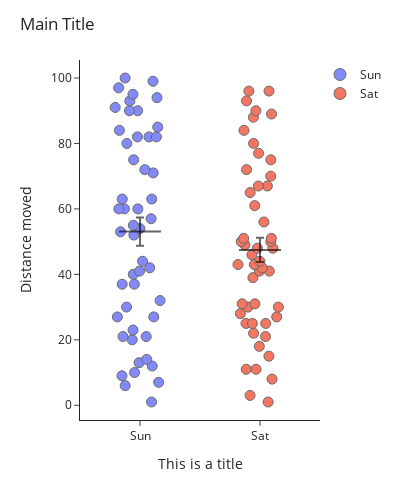

The code cell stored with this chart in its notebook:
### Code cell
"""
https://community.plotly.com/t/how-to-show-overlap-points-in-scatter-plot/24148/14
"""
import pandas as pd
import plotly.graph_objects as go
import plotly.express as px

# import plotly.io as io
# io.renderers.default = 'svg'

df = pd.read_excel("https://www.dropbox.com/s/za5e81lksyipztm/tips_2.xlsx?dl=1")

fig = px.strip(df, x='day', y='total_bill', color="day").update_traces(jitter = 1,
                                                                       opacity=0.8,
                                                                       marker_size=10,
                                                                       marker_line_width=1)

# Group and calculate the mean and sem
mean = df.groupby('day').mean()
sem = df.groupby('day').sem()


# Add traces for mean and sem
fig.add_trace(
    go.Scatter(
        mode='markers',
        x=mean.index, 
        y=mean['total_bill'],
        error_y_array=sem['total_bill'],
        marker=dict(symbol='141', color='rgba(0,0,0,0.6)', size=30,
        line=dict(width=2)
        ),
        showlegend=False
    )
)

#  Customization of y-axis
#fig.update_yaxes(range=[0, 10])

# Figure layout
fig.update_layout(template='simple_white',  width=400, height=500, title='Main Title', yaxis_title='Distance moved',
                  legend=dict(title='', itemclick='toggle', itemsizing='constant', traceorder='normal',
                  bgcolor='rgba(0,0,0,0)', x=1),
                  #margin=dict(color="black",width=3),
                  xaxis=dict(title='This is a title', showticklabels=True, ticks='outside', type='category')
                 )

# Make figure zoomable
config = dict({'scrollZoom':True})

fig.show(config=config)

### Figure 1 — Plotly figure (JSON) as saved in the notebook; plotly's stock layout.template omitted (floating-point values rounded to 4 significant figures)
{"data": [{"alignmentgroup": "True", "boxpoints": "all", "fillcolor": "rgba(255,255,255,0)", "hoveron": "points", "hovertemplate": "day=%{x}<br>total_bill=%{y}<extra></extra>", "jitter": 1, "legendgroup": "Sun", "line": {"color": "rgba(255,255,255,0)"}, "marker": {"color": "#636efa", "line": {"width": 1}, "size": 10}, "name": "Sun", "offsetgroup": "Sun", "opacity": 0.8, "orientation": "v", "pointpos": 0, "showlegend": true, "type": "box", "x": ["Sun", "Sun", "Sun", "Sun", "Sun", "Sun", "Sun", "Sun", "Sun", "Sun", "Sun", "Sun", "Sun", "Sun", "Sun", "Sun", "Sun", "Sun", "Sun", "Sun", "Sun", "Sun", "Sun", "Sun", "Sun", "Sun", "Sun", "Sun", "Sun", "Sun", "Sun", "Sun", "Sun", "Sun", "Sun", "Sun", "Sun", "Sun", "Sun", "Sun", "Sun", "Sun", "Sun", "Sun", "Sun", "Sun", "Sun", "Sun", "Sun", "Sun"], "x0": " ", "xaxis": "x", "y": [37, 44, 63, 30, 23, 91, 10, 94, 37, 53, 57, 14, 6, 71, 85, 90, 41, 54, 95, 72, 52, 42, 12, 82, 100, 82, 82, 32, 7, 75, 90, 55, 84, 9, 20, 97, 93, 13, 21, 27, 40, 27, 21, 60, 60, 60, 99, 63, 1, 80], "y0": " ", "yaxis": "y"}, {"alignmentgroup": "True", "boxpoints": "all", "fillcolor": "rgba(255,255,255,0)", "hoveron": "points", "hovertemplate": "day=%{x}<br>total_bill=%{y}<extra></extra>", "jitter": 1, "legendgroup": "Sat", "line": {"color": "rgba(255,255,255,0)"}, "marker": {"color": "#EF553B", "line": {"width": 1}, "size": 10}, "name": "Sat", "offsetgroup": "Sat", "opacity": 0.8, "orientation": "v", "pointpos": 0, "showlegend": true, "type": "box", "x": ["Sat", "Sat", "Sat", "Sat", "Sat", "Sat", "Sat", "Sat", "Sat", "Sat", "Sat", "Sat", "Sat", "Sat", "Sat", "Sat", "Sat", "Sat", "Sat", "Sat", "Sat", "Sat", "Sat", "Sat", "Sat", "Sat", "Sat", "Sat", "Sat", "Sat", "Sat", "Sat", "Sat", "Sat", "Sat", "Sat", "Sat", "Sat", "Sat", "Sat", "Sat", "Sat", "Sat", "Sat", "Sat", "Sat", "Sat", "Sat", "Sat", "Sat"], "x0": " ", "xaxis": "x", "y": [42, 61, 43, 31, 3, 25, 22, 44, 18, 93, 65, 49, 96, 77, 67, 41, 72, 50, 80, 90, 88, 43, 21, 25, 1, 27, 84, 41, 46, 30, 51, 15, 70, 39, 67, 50, 75, 28, 11, 89, 51, 11, 48, 56, 31, 48, 8, 96, 25, 30], "y0": " ", "yaxis": "y"}, {"error_y": {"array": [3.714, 4.298]}, "marker": {"color": "rgba(0,0,0,0.6)", "line": {"width": 2}, "size": 30, "symbol": "141"}, "mode": "markers", "showlegend": false, "type": "scatter", "x": ["Sat", "Sun"], "y": [47.48, 53.06]}], "layout": {"boxmode": "overlay", "height": 500, "legend": {"bgcolor": "rgba(0,0,0,0)", "itemclick": "toggle", "itemsizing": "constant", "title": {"text": ""}, "tracegroupgap": 0, "traceorder": "normal", "x": 1}, "margin": {"t": 60}, "title": {"text": "Main Title"}, "width": 400, "xaxis": {"anchor": "y", "categoryarray": ["Sun", "Sat"], "categoryorder": "array", "domain": [0, 1], "showticklabels": true, "ticks": "outside", "title": {"text": "This is a title"}, "type": "category"}, "yaxis": {"anchor": "x", "domain": [0, 1], "title": {"text": "Distance moved"}}}}
